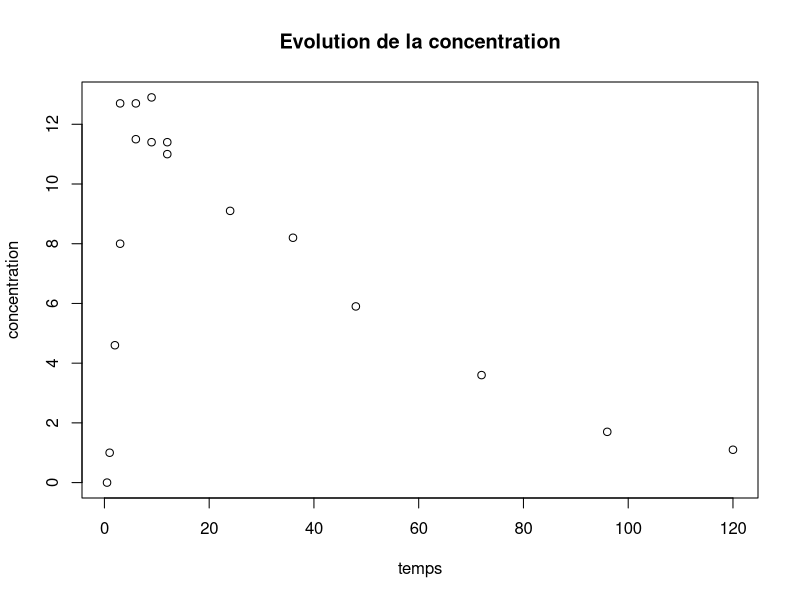

This figure's R source: (Note: this script raises an error after producing the figure.)
## Mapathé FAYE

# Estimation d'une régression non-linéaire

# 1) 
pk<-read.table(file="PK.txt",header=T)
dim(pk)  # [1] 17  7
plot(pk$temps,pk$concentration,main="Evolution de la concentration",xlab="temps",ylab="concentration")
## commentaire: La courbe indique une relation non-linéaire entre la concentration et le temps

# 2) fonction de régression
freg=function(param,temps) {(75*param[2]*(exp(-param[3]*temps)-exp(-param[2]*temps)))/(param[1]*(param[2]-param[3]))}
# 3) fonction de log vraisemblance
logvrais=function(param) {sum(log(dnorm(pk$concentration,freg(param,pk$temps))))}

# 4) estimation par nlm
nlogvrais=function(param) {-logvrais(param)}
pk.st=c(0,2,1,1)
pk.nlm=nlm(f=nlogvrais,p=pk.st)
pk.nlm
#$minimum
#[1] 1.797693e+308

#$estimate
#[1] 0 2 1 1

#$gradient
#[1] 0 0 0 0

#$code
#[1] 1

#$iterations
#[1] 0

summary(pk.nlm)
# commentaire: l'algorithme convergence avec le code 1 après une itération
#5)
param_est=pk.nlm$estimate
param_est  # [1] 0 2 1 1
curve(freg(param_est,x),add=T,col=2)

#6)
predict(pk.nlm,newdata=data.frame(temps=20))
# 7) estimation de sigma^2
pk.nlm$gradient


# 10)

param0=c(1,1,1,1)
pk.nls=nls(concentration~freg(param,temps),data=pk,start=list(param=param0),trace=T)
pk.nls$control
pk.nls$convinfo
pk.nls$par
